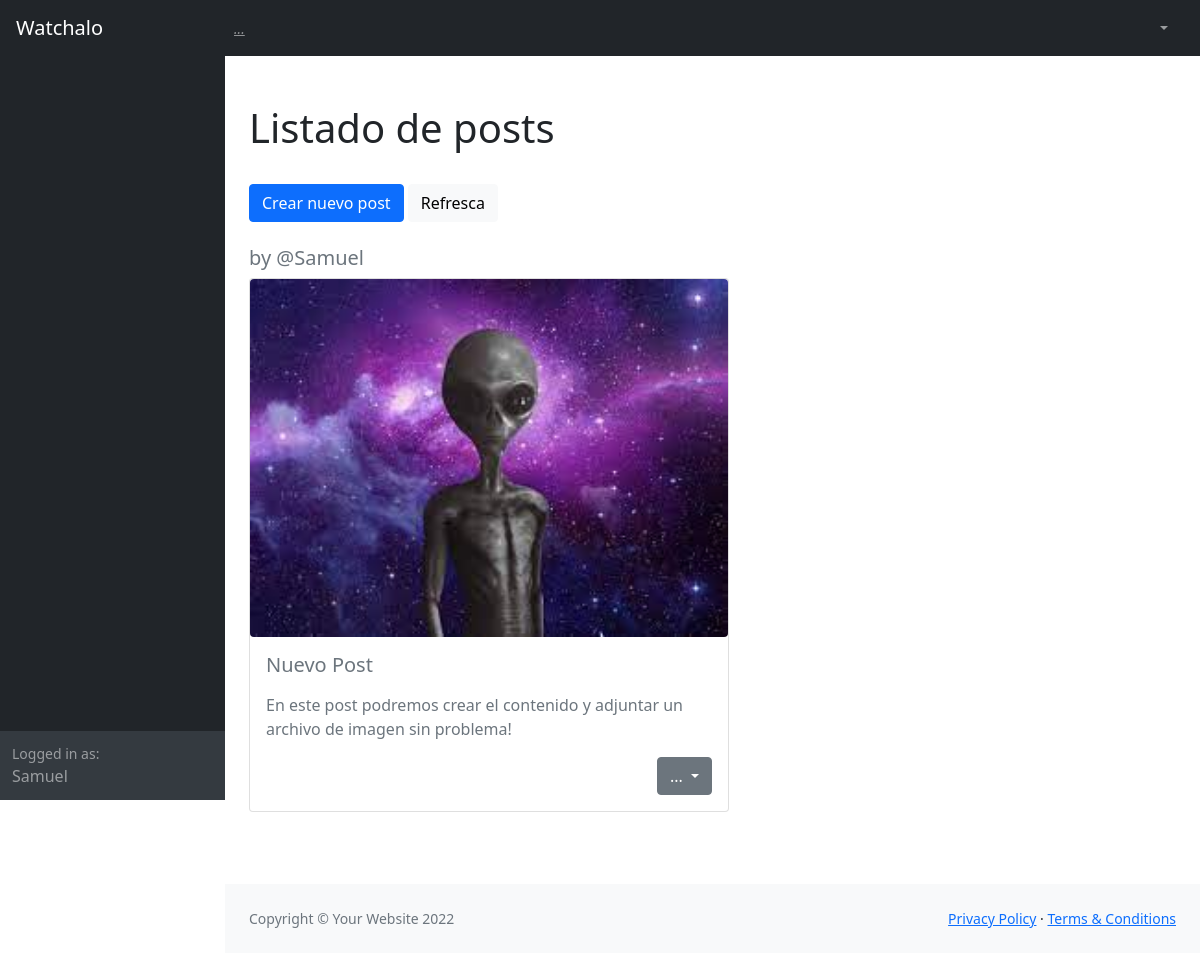
Page /Aplicacion1/Inicio/ (signed in) on the committed database.
### Aplicacion1/models.py (models this page shows, shortened)
class Post(models.Model):
    nombrePost = models.CharField(max_length=50)
    CuerpoPost = RichTextField(blank = True, null = True, max_length=5000)
    fechaPublicacion = models.DateTimeField(auto_now_add=True)
    user = models.ForeignKey(User,blank=True,null=True, on_delete=models.CASCADE, related_name = "posts")
    imagen = models.ImageField(blank = True, null = True, upload_to="images/", verbose_name="Subir imagen")

### Aplicacion1/views.py (the view)
# urls.py: path('Inicio/', Inicio.as_view(), name='Inicio'),
class Inicio(LoginRequiredMixin,ListView):
    model = Post
    queryset = Post.objects.all().order_by('-fechaPublicacion')
    template_name = 'Aplicacion1/Inicio.html'

### Aplicacion1/templates/Aplicacion1/Inicio.html (shortened to what this page needs)
{% extends "Aplicacion1/Padre.html" %}
{% load static %}
{% block seccion_nombre %}
<h1>Listado de posts
</h1>
<br>
<a href="{% url 'Aplicacion1:PostCrear' %}"><button type="button" class="btn btn-primary">Crear nuevo post</button></a>
<a href="{% url 'Aplicacion1:Inicio' %}"><button type="button" class="btn btn-light">Refresca</button></a>
<br>
<br>
{% endblock %}
{% block cuerpo %}
{% for posts in object_list %}
<h5>by @{{ posts.user.username}}</h5>
<div class="card" style="width: 30rem;" >
    {% if posts.imagen %}
      <img src="{{ posts.imagen.url}}" class="rounded float-start" alt="...">
    {% endif %}
    <div class="card-body">
      <h5 class="card-title">{{ posts.nombrePost }}</h5>
      <p class="card-text">{{ posts.CuerpoPost |safe}}</p>
      <div style="text-align: right">
        {% if user.id == posts.user.id %}
        <div class="dropdown">
            <a class="btn btn-secondary dropdown-toggle" href="#" role="button" id="dropdownMenuLink" data-bs-toggle="dropdown" aria-expanded="false">
              ...
            </a>
          </div>
          {% endif %}
    </div>
    </div>
  </div>
<br>
<br>
{% endfor %}
{% endblock %}

### Aplicacion1/templates/Aplicacion1/Padre.html (shortened to what this page needs)
<!DOCTYPE html>
<html lang="en">
    <head>
        {% load static %}
        <link href="{% static 'Aplicacion1/js/datatables-simple-demo.js' %}" rel="stylesheet" />
        <link href="{% static 'Aplicacion1/css/styles.css' %}" rel="stylesheet" />
    </head>
    <body class="sb-nav-fixed">
        <nav class="sb-topnav navbar navbar-expand navbar-dark bg-dark">
            <a class="navbar-brand ps-3" href="index.html">Watchalo</a>
            {% if request.user.is_authenticated %}
                <button class="btn btn-link btn-sm order-1 order-lg-0 me-4 me-lg-0" id="sidebarToggle" href="#!"><i class="fas fa-bars">...</i></button>
            {% endif %}
            {% block logueos%}
            <ul class="navbar-nav ms-auto ms-md-0 me-3 me-lg-4">
                <li class="nav-item dropdown">
                    <a class="nav-link dropdown-toggle" id="navbarDropdown" href="#" role="button" data-bs-toggle="dropdown" aria-expanded="false"></a>
                </li>
            </ul>
            {% endblock %}
        </nav>
        <div id="layoutSidenav">
        {% if request.user.is_authenticated %}
            <div id="layoutSidenav_nav">
                <nav class="sb-sidenav accordion sb-sidenav-dark" id="sidenavAccordion">
                    <div class="sb-sidenav-menu">
                    </div>
                    <div class="sb-sidenav-footer">
                        <div class="small">Logged in as:</div>
                        {{ user.username}}
                    </div>
                </nav>
            </div>
        {% endif %}
            <div id="layoutSidenav_content">
                <main>
                    <div class="container-fluid px-4">
                        <h1 class="mt-4">
                            {% block seccion_nombre %}
                            {% endblock %}
                        </h1>
                        <ol class="breadcrumb mb-4">
                            <li class="breadcrumb-item active">
                                {% block cuerpo %}
                                {% endblock %}</li>
                        </ol>
                    </div>
                </main>
                <footer class="py-4 bg-light mt-auto">
                    <div class="container-fluid px-4">
                        <div class="d-flex align-items-center justify-content-between small">
                            <div class="text-muted">Copyright &copy; Your Website 2022</div>
                            <div>
                                <a href="#">Privacy Policy</a>
                                &middot;
                                <a href="#">Terms &amp; Conditions</a>
                            </div>
                        </div>
                    </div>
                </footer>
            </div>
        </div>
    </body>
</html>

### rows in the picture
Post: user.username "Samuel", imagen (picture), nombrePost "Nuevo Post", CuerpoPost "En este post podremos crear el contenido y adjuntar un archivo de imagen sin problema!"

### other values in the picture
{{ user.username }} "Samuel"
